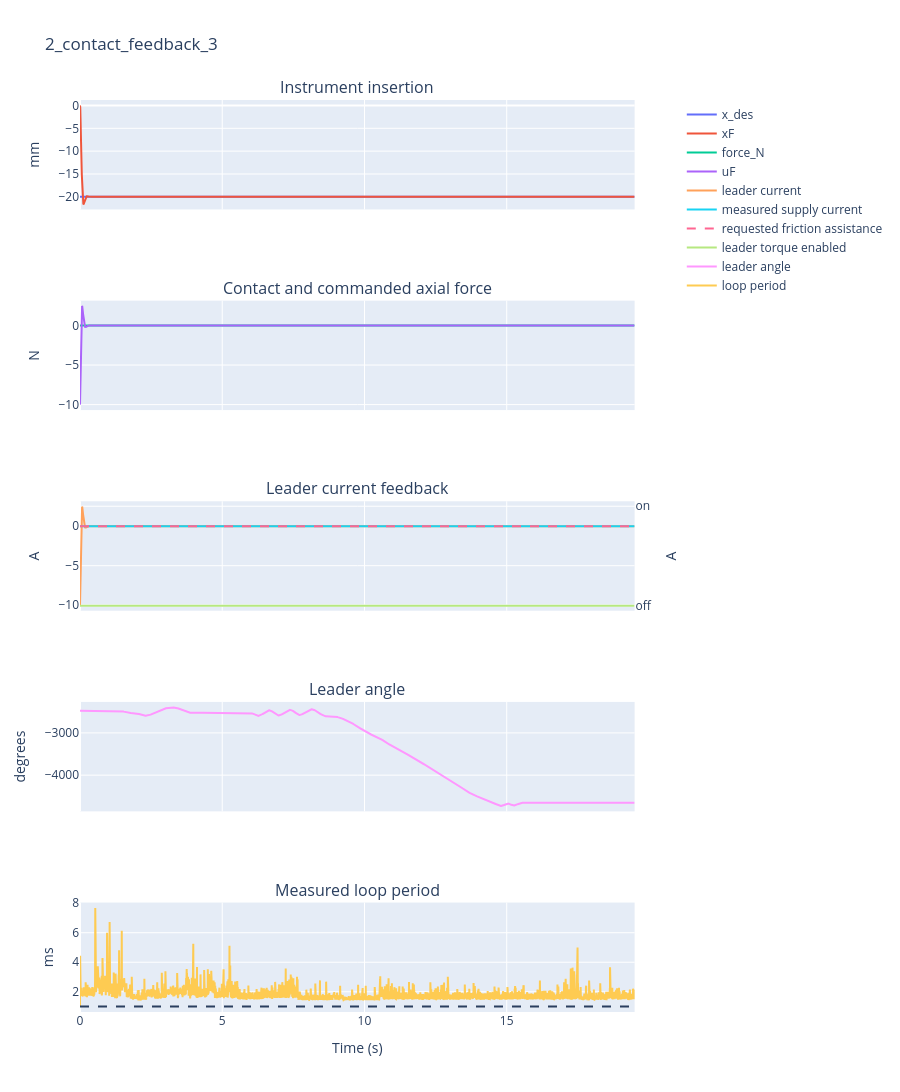

This figure's notebook cell:
### Markdown cell above
## $u_L=\beta\min(F_{\mathrm{contact}},0)$

Feel compression and release on withdrawal. The follower controller is provided.

**Change:** `beta`: 0.005 → 0.01 → 0.02. Then `tissue`: `"bone"` → `"liver"`, with gains unchanged.

### Code cell
T = 0.001
beta, tissue = 0.01, "bone"
gate = dxl.ContactGate()  # provided contact/release scaffold
with lab.run("2_contact_feedback", leader="contact", tissue=tissue, dt=T) as run:
    while run.active:
        L, F = run.read()
        xdes = max(-0.02, min(0.06, 0.04*L.q))
        uF = 500*(xdes - F.x) - 10*F.xdot  # provided follower controller
        uL = beta * min(F.force, 0)
        run.write(leader=uL, follower=uF, target=xdes, leader_enabled=gate(L.v, F.force))
        run.wait()

### Figure 1 — Plotly figure (JSON) as saved in the notebook; plotly's stock layout.template omitted (floating-point values rounded to 4 significant figures; data arrays with more than 128 entries replaced by an {"elided": "..."} marker saying what was removed)
{"data": [{"name": "x_des", "type": "scatter", "x": {"elided": "11155 float values"}, "xaxis": "x", "y": {"elided": "11155 int values"}, "yaxis": "y"}, {"name": "xF", "type": "scatter", "x": {"elided": "11155 float values"}, "xaxis": "x", "y": {"elided": "11155 float values"}, "yaxis": "y"}, {"name": "force_N", "type": "scatter", "x": {"elided": "11155 float values"}, "xaxis": "x2", "y": {"elided": "11155 int values"}, "yaxis": "y2"}, {"name": "uF", "type": "scatter", "x": {"elided": "11155 float values"}, "xaxis": "x2", "y": {"elided": "11155 float values"}, "yaxis": "y2"}, {"name": "leader current", "type": "scatter", "x": {"elided": "11155 float values"}, "xaxis": "x3", "y": {"elided": "11155 float values"}, "yaxis": "y3"}, {"name": "measured supply current", "type": "scatter", "x": {"elided": "11155 float values"}, "xaxis": "x3", "y": {"elided": "11155 int values"}, "yaxis": "y3"}, {"line": {"dash": "dash"}, "name": "requested friction assistance", "type": "scatter", "x": {"elided": "11155 float values"}, "xaxis": "x3", "y": {"elided": "11155 int values"}, "yaxis": "y3"}, {"line": {"shape": "hv"}, "name": "leader torque enabled", "type": "scatter", "x": {"elided": "11155 float values"}, "xaxis": "x3", "y": {"elided": "11155 int values"}, "yaxis": "y4"}, {"name": "leader angle", "type": "scatter", "x": {"elided": "11155 float values"}, "xaxis": "x4", "y": {"elided": "11155 float values"}, "yaxis": "y5"}, {"name": "loop period", "type": "scatter", "x": {"elided": "11155 float values"}, "xaxis": "x5", "y": {"elided": "11155 float values"}, "yaxis": "y6"}], "layout": {"annotations": [{"font": {"size": 16}, "showarrow": false, "text": "Instrument insertion", "x": 0.47, "xanchor": "center", "xref": "paper", "y": 1, "yanchor": "bottom", "yref": "paper"}, {"font": {"size": 16}, "showarrow": false, "text": "Contact and commanded axial force", "x": 0.47, "xanchor": "center", "xref": "paper", "y": 0.78, "yanchor": "bottom", "yref": "paper"}, {"font": {"size": 16}, "showarrow": false, "text": "Leader current feedback", "x": 0.47, "xanchor": "center", "xref": "paper", "y": 0.56, "yanchor": "bottom", "yref": "paper"}, {"font": {"size": 16}, "showarrow": false, "text": "Leader angle", "x": 0.47, "xanchor": "center", "xref": "paper", "y": 0.34, "yanchor": "bottom", "yref": "paper"}, {"font": {"size": 16}, "showarrow": false, "text": "Measured loop period", "x": 0.47, "xanchor": "center", "xref": "paper", "y": 0.12, "yanchor": "bottom", "yref": "paper"}], "height": 1250, "shapes": [{"line": {"dash": "dash"}, "type": "line", "x0": 0, "x1": 1, "xref": "x5 domain", "y0": 1, "y1": 1, "yref": "y6"}], "title": {"text": "2_contact_feedback_3"}, "xaxis": {"anchor": "y", "domain": [0, 0.94], "matches": "x5", "showticklabels": false}, "xaxis2": {"anchor": "y2", "domain": [0, 0.94], "matches": "x5", "showticklabels": false}, "xaxis3": {"anchor": "y3", "domain": [0, 0.94], "matches": "x5", "showticklabels": false}, "xaxis4": {"anchor": "y5", "domain": [0, 0.94], "matches": "x5", "showticklabels": false}, "xaxis5": {"anchor": "y6", "domain": [0, 0.94], "title": {"text": "Time (s)"}}, "yaxis": {"anchor": "x", "domain": [0.88, 1], "title": {"text": "mm"}}, "yaxis2": {"anchor": "x2", "domain": [0.66, 0.78], "title": {"text": "N"}}, "yaxis3": {"anchor": "x3", "domain": [0.44, 0.56], "title": {"text": "A"}}, "yaxis4": {"anchor": "x3", "overlaying": "y3", "range": [-0.05, 1.05], "side": "right", "ticktext": ["off", "on"], "tickvals": [0, 1], "title": {"text": "A"}}, "yaxis5": {"anchor": "x4", "domain": [0.22, 0.34], "title": {"text": "degrees"}}, "yaxis6": {"anchor": "x5", "domain": [0, 0.12], "title": {"text": "ms"}}}}
